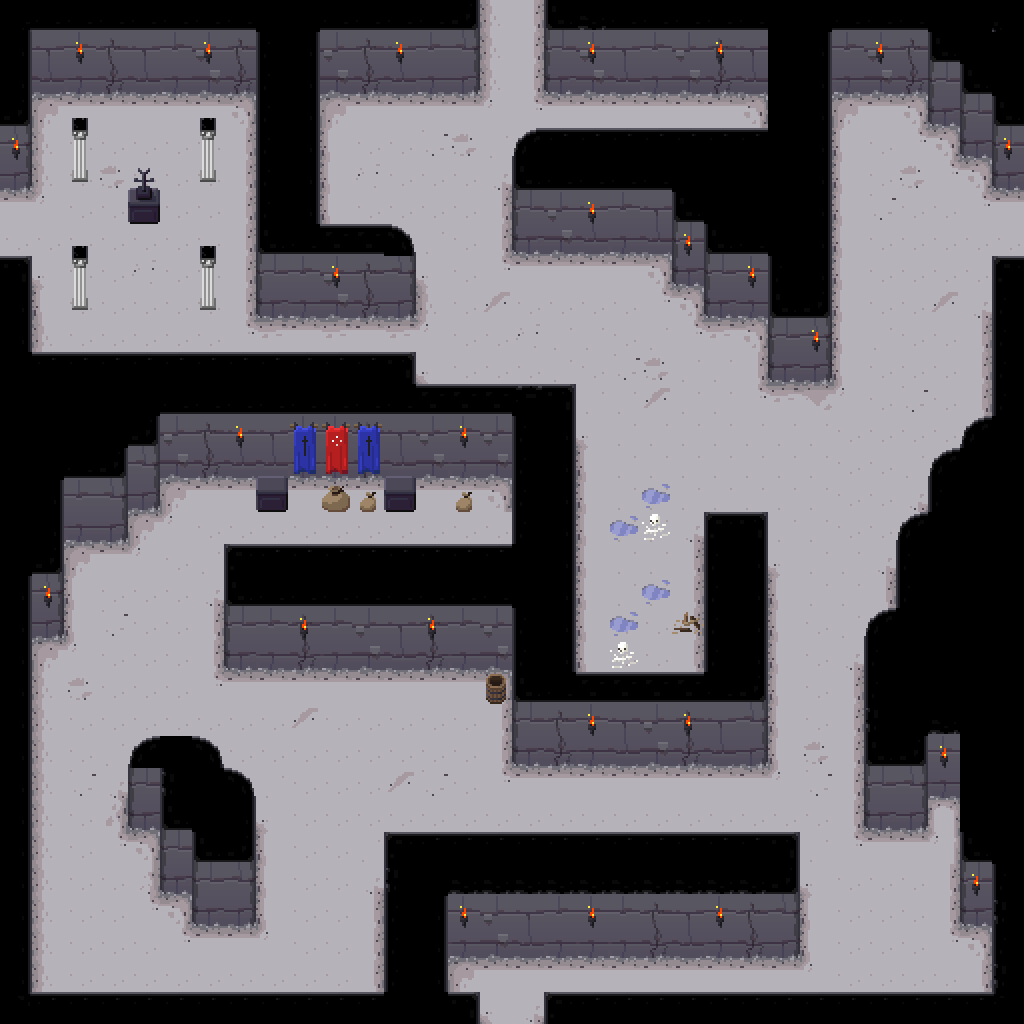

Below is a game level as drawn by its tile map, then a one-line description and the .tmx that defines it (tile-layer data replaced by summaries):
An orthogonal 32x32 tile map with 32x32 px tiles, 4 tile layers (ground, walls, objects, tops) and 70 objects (2x light).

<map version="1.0" orientation="orthogonal" width="32" height="32" tilewidth="32" tileheight="32">
 <tileset firstgid="1" name="dungeon tileset calciumtrice" tilewidth="32" tileheight="32">
  <image source="../textures/spritesheets/dungeon tileset calciumtrice.png" width="960" height="808" />
 </tileset>
 <layer name="ground" width="32" height="32">
  <data>[1024 cells, 1024 non-empty, 22 distinct tile ids]</data>
 </layer>
 <layer name="walls" width="32" height="32">
  <data>[1024 cells, 203 non-empty, 12 distinct tile ids]</data>
 </layer>
 <layer name="objects" width="32" height="32">
  <data>[1024 cells, 60 non-empty, 18 distinct tile ids]</data>
 </layer>
 <layer name="tops" width="32" height="32">
  <data>[1024 cells, 341 non-empty, 19 distinct tile ids]</data>
 </layer>
 <objectgroup name="colliderWalls" width="0" height="0">
  <object x="0" y="0" width="480" height="96" />
  <object x="544" y="0" width="480" height="96" />
  <object x="0" y="96" width="32" height="96" />
  <object x="992" y="96" width="32" height="96" />
  <object x="0" y="288" width="32" height="736" />
  <object x="992" y="288" width="32" height="736" />
  <object x="256" y="96" width="64" height="224" />
  <object x="256" y="256" width="160" height="64" />
  <object x="512" y="160" width="320" height="96" />
  <object x="768" y="96" width="64" height="64" />
  <object x="672" y="256" width="160" height="32" />
  <object x="704" y="288" width="128" height="32" />
  <object x="768" y="320" width="64" height="64" />
  <object x="928" y="96" width="96" height="32" />
  <object x="960" y="128" width="64" height="32" />
  <object x="928" y="480" width="64" height="320" />
  <object x="960" y="448" width="32" height="32" />
  <object x="896" y="544" width="32" height="288" />
  <object x="864" y="640" width="32" height="192" />
  <object x="960" y="800" width="32" height="128" />
  <object x="384" y="864" width="416" height="96" />
  <object x="384" y="960" width="64" height="64" />
  <object x="224" y="576" width="288" height="96" />
  <object x="512" y="416" width="64" height="320" />
  <object x="512" y="736" width="256" height="32" />
  <object x="576" y="704" width="192" height="32" />
  <object x="704" y="544" width="64" height="160" />
  <object x="32" y="384" width="384" height="96" />
  <object x="416" y="416" width="96" height="64" />
  <object x="32" y="480" width="128" height="32" />
  <object x="32" y="512" width="96" height="32" />
  <object x="32" y="544" width="32" height="96" />
  <object x="128" y="768" width="96" height="64" />
  <object x="160" y="832" width="96" height="64" />
  <object x="224" y="800" width="32" height="32" />
  <object x="192" y="896" width="64" height="32" />
  <object x="64" y="160" width="32" height="32" />
  <object x="128" y="192" width="32" height="32" />
  <object x="192" y="160" width="32" height="32" />
  <object x="64" y="288" width="32" height="32" />
  <object x="192" y="288" width="32" height="32" />
  <object x="256" y="480" width="32" height="32" />
  <object x="320" y="480" width="96" height="32" />
  <object x="448" y="480" width="32" height="32" />
  <object x="480" y="672" width="32" height="32" />
 </objectgroup>
 <objectgroup name="lights" width="0" height="0">
  <object name="light" x="992" y="128" width="32" height="32" />
  <object name="light" x="0" y="128" width="32" height="32" />
  <object x="224" y="416" width="32" height="32" />
  <object x="448" y="416" width="32" height="32" />
  <object x="288" y="608" width="32" height="32" />
  <object x="416" y="608" width="32" height="32" />
  <object x="32" y="576" width="32" height="32" />
  <object x="448" y="896" width="32" height="32" />
  <object x="576" y="896" width="32" height="32" />
  <object x="704" y="896" width="32" height="32" />
  <object x="576" y="704" width="32" height="32" />
  <object x="672" y="704" width="32" height="32" />
  <object x="928" y="736" width="32" height="32" />
  <object x="960" y="864" width="32" height="32" />
  <object x="576" y="192" width="32" height="32" />
  <object x="672" y="224" width="32" height="32" />
  <object x="320" y="256" width="32" height="32" />
  <object x="736" y="256" width="32" height="32" />
  <object x="800" y="320" width="32" height="32" />
  <object x="64" y="32" width="32" height="32" />
  <object x="192" y="32" width="32" height="32" />
  <object x="384" y="32" width="32" height="32" />
  <object x="576" y="32" width="32" height="32" />
  <object x="704" y="32" width="32" height="32" />
  <object x="864" y="32" width="32" height="32" />
 </objectgroup>
 <objectgroup name="mapObjects" width="0" height="0" />
</map>
